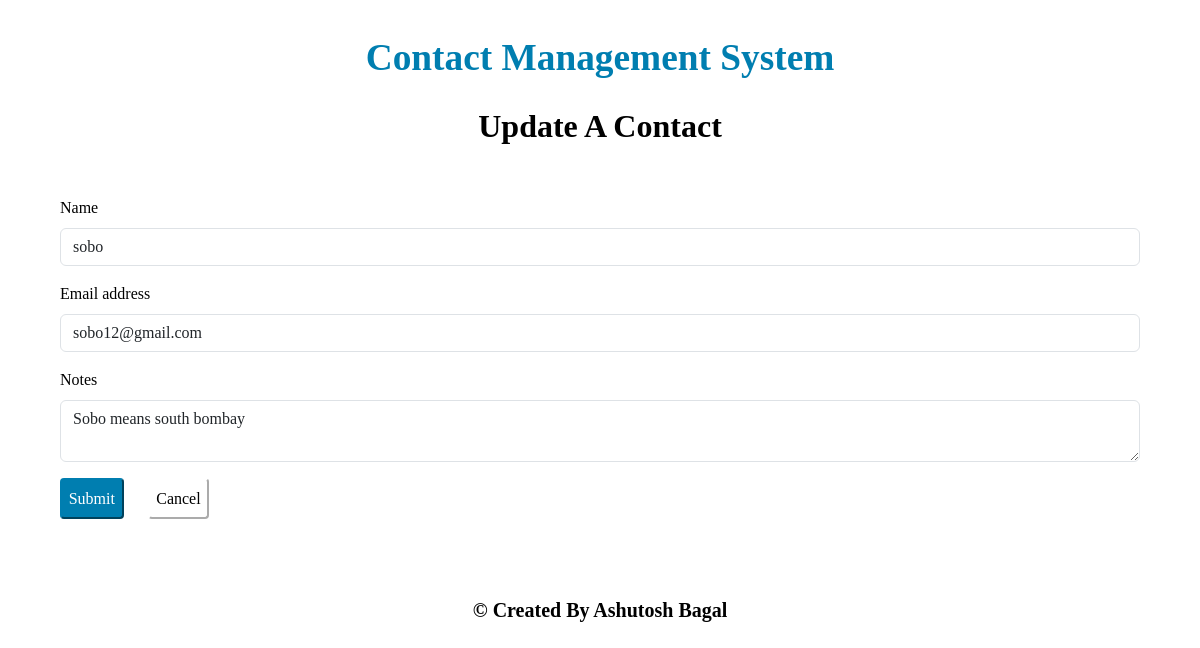
Page /update_contact/24 on the committed database.
### Contact_management/models.py (models this page shows, shortened)
class contacts(models.Model):
    name = models.CharField(max_length=30)
    email=models.EmailField(max_length=30)
    notes=models.TextField()
    time = models.DateTimeField(auto_now_add=True)

### Contact_management/views.py (the view, shortened to what this page needs)
# urls.py: path('update_contact/<con_id>',views.update_contact,name='update_contact'),
def update_contact(request, con_id):
	contact_record = contacts.objects.get(id = con_id)
	return render(request,"update_contact.html", {"contact_record" : contact_record})

### Contact_management/templates/update_contact.html (shortened to what this page needs)
{% extends 'header.html' %}
{% load static %}
{% block content %}
<!DOCTYPE html>
<html lang="en">
<head>
	<link
        href="https://cdn.jsdelivr.net/npm/bootstrap@5.3.2/dist/css/bootstrap.min.css"
        rel="stylesheet"
	/>
	<link rel="stylesheet" href="{% static 'base_style.css' %}">
</head>
<body>
	<div class="sub-header">Update A Contact</div>
	<br>
	<form action="" method="POST">
		<div class="mb-3">
		<label for="name" class="form-label">Name</label>
		<input
			required
			type="text"
			class="form-control"
			id="name"
			name="name"
			aria-describedby="emailHelp"
            value= "{{contact_record.name}}"
		/>
		</div>
		<div class="mb-3">
		<label for="email" class="form-label">Email address</label>
		<input
			required
			type="email"
			class="form-control"
			id="email"
			name="email"
			aria-describedby="emailHelp"
            value = {{contact_record.email}}
		/>
		</div>
		<div class="mb-3">
		<label for="notes" class="form-label">Notes</label>
		<textarea class="form-control" id="notes" name="notes">{{contact_record.notes}}</textarea>
		</div>
		<button type="submit" class="color-button">Submit</button>
		<a href="{% url 'home' %}"
		><button type="button" class="cancel-button">Cancel</button></a
		>
	</form>
</body>
</html>
{% endblock %}

### Contact_management/static/base_style.css (style rules this page uses)
body { font-family: Georgia, serif; color: black; margin-top: 3%; margin-bottom: 3%; margin-left: 5%; margin-right: 5%; }
.color-button { font-family: Georgia, serif; color: white; background-color: #007eb0; border-radius: 4px; padding: 5pt; border-color: #007eb0; margin-right: 15pt; }
.cancel-button { font-family: Georgia, serif; color: black; background-color: white; border-radius: 4px; padding: 5pt; border-color: white; margin-right: 15pt; }
.sub-header { font-family: Georgia, serif; color: black; font-size: 24pt; font-weight: bold; text-align: center; margin-top: 2%; margin-bottom: 2%; }

### rows in the picture
contacts: name "sobo", email "sobo12@gmail.com", notes "Sobo means south bombay"
